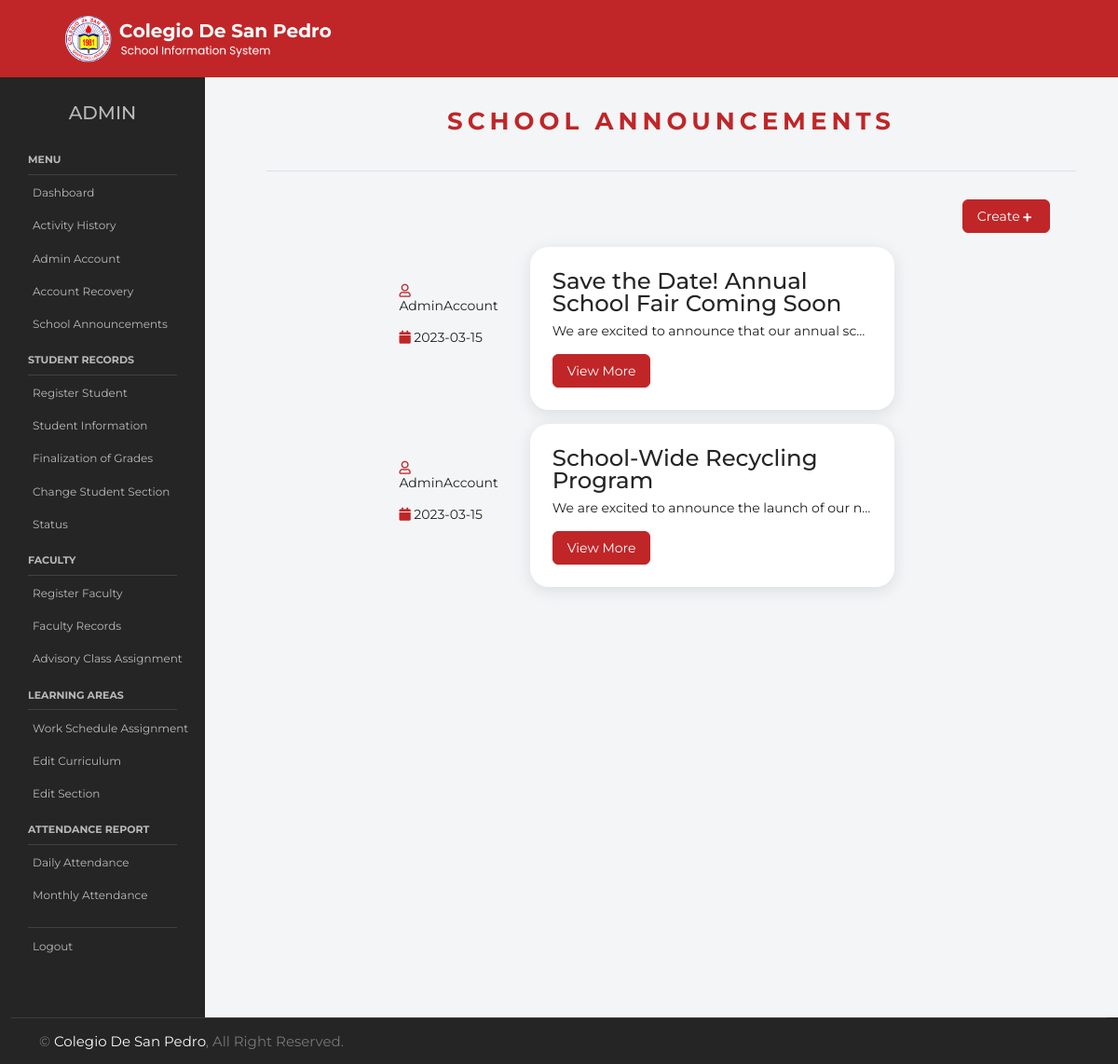
Screenshot of /admin/announcement.php (signed in) with the database file from the repository.
### tables this page shows
CREATE TABLE `announcement` (
  `ANC_ID` int(11) NOT NULL,
  `acadYear` varchar(45) DEFAULT NULL,
  `header` varchar(45) DEFAULT NULL,
  `date_posted` date DEFAULT NULL,
  `author` varchar(45) DEFAULT NULL,
  `date` varchar(45) DEFAULT NULL,
  `msg` longtext DEFAULT NULL
);

### admin/announcement.php (the view, shortened to what this page needs)
<?php
require_once("../assets/php/server.php");
if (!isset($_SESSION['AD_number'])) {
    header('Location: ../auth/login.php');
} else {
    $adminData = $mysqli->query("SELECT * FROM admin_accounts WHERE AD_number = '{$_SESSION['AD_number']}'");
    $admin = $adminData->fetch_assoc();
    $announcementData = $mysqli->query("SELECT * FROM announcement ORDER BY date_posted DESC");
}
?>
<!DOCTYPE html>
<html lang="en">
<head>
    <link href="https://cdnjs.cloudflare.com/ajax/libs/font-awesome/5.10.0/css/all.min.css" rel="stylesheet">
    <link href="https://cdn.jsdelivr.net/npm/bootstrap-icons@1.4.1/font/bootstrap-icons.css" rel="stylesheet">
    <link href="../assets/lib/animate/animate.min.css" rel="stylesheet">
    <link href="../assets/lib/owlcarousel/assets/owl.carousel.min.css" rel="stylesheet">
    <link href="../assets/lib/tempusdominus/css/tempusdominus-bootstrap-4.min.css" rel="stylesheet" />
    <link href="../assets/css/bootstrap.min.css" rel="stylesheet">
    <link href="../assets/css/style.css" rel="stylesheet">
    <link href="../assets/css/form-style.css" rel="stylesheet">
    <link href="../assets/css/admin/style.css" rel="stylesheet">
</head>
<body>
    <nav class="fixed-top align-items-top">
        <nav class="navbar navbar-expand-lg bg-primary navbar-light py-lg-0 px-lg-5">
            <img class="m-3" href="../index.php" src="../assets/img/logo.png" style="height: 50px; width:300px;" alt="Icon">
        </nav>
    </nav>
    <div class="container-scroller">
        <div class="container-fluid page-body-wrapper">
            <nav class="sidebar sidebar-offcanvas" id="sidebar">
                <ul class="nav">
                    <li class="nav-item" style="text-align:center; font-size: 20px; color: #b9b9b9; margin-top:20px;">ADMIN</li>
                    <li class="nav-item nav-category" style="color: #b9b9b9;">Menu</li>
                    <li class="nav-item">
                        <a class="nav-link" href="../admin/dashboard.php">
                            <span class="menu-title" style="color: #b9b9b9;">Dashboard</span>
                        </a>
                    </li>
                    <li class="nav-item">
                        <a class="nav-link" href="../admin/auditTrail.php">
                            <span class="menu-title" style="color: #b9b9b9;">Activity History</span>
                        </a>
                    </li>
                    <li class="nav-item">
                        <a class="nav-link" href="../admin/createAdmin.php">
                            <span class="menu-title" style="color: #b9b9b9;">Admin Account</span>
                        </a>
                    </li>
                    <li class="nav-item">
                        <a class="nav-link" href="../admin/resetPassword.php">
                            <span class="menu-title" style="color: #b9b9b9;">Account Recovery</span>
                        </a>
                    </li>
                    <li class="nav-item">
                        <a class="nav-link" href="../admin/announcement.php">
                            <span class="menu-title" style="color: #b9b9b9;">School Announcements</span>
                        </a>
                    </li>
                    <li class="nav-item nav-category" style="padding-top: 10px; color:#b9b9b9;">Student Records</li>
                    <li class="nav-item">
                        <a class="nav-link" href="../admin/addStudent.php">
                            <span class="menu-title" style="color: #b9b9b9;">Register Student</span>
                        </a>
                    </li>
                    <li class="nav-item">
                        <a class="nav-link" href="../admin/student.php">
                            <span class="menu-title" style="color: #b9b9b9;">Student Information</span>
                        </a>
                    </li>
                    <li class="nav-item">
                        <a class="nav-link" href="../admin/editgrades.php">
                            <span class="menu-title" style="color: #b9b9b9;">Finalization of Grades</span>
                        </a>
                    </li>
                    <li class="nav-item">
                        <a class="nav-link" href="../admin/editSection.php">
                            <span class="menu-title" style="color: #b9b9b9;">Change Student Section</span>
                        </a>
                    </li>
                    <li class="nav-item">
                        <a class="nav-link" href="../admin/movingUp.php">
                            <span class="menu-title" style="color: #b9b9b9;">Status</span>
                        </a>
                    </li>
                    <li class="nav-item nav-category" style="padding-top: 10px; color:#b9b9b9;">Faculty</li>
                    <li class="nav-item">
                        <a class="nav-link" href="../admin/addFaculty.php">
                            <span class="menu-title" style="color: #b9b9b9;">Register Faculty</span>
                        </a>
                    </li>
                    <li class="nav-item">
                        <a class="nav-link" href="../admin/faculty.php">
                            <span class="menu-title" style="color: #b9b9b9;">Faculty Records</span>
                        </a>
                    </li>
                    <li class="nav-item">
                        <a class="nav-link" href="../admin/assignAdvisory.php">
                            <span class="menu-title" style="color: #b9b9b9;">Advisory Class Assignment</span>
                        </a>
                    </li>
                    <li class="nav-item nav-category" style="padding-top: 10px; color:#b9b9b9;">Learning Areas</li>
                    <li class="nav-item">
                        <a class="nav-link" href="../admin/editlearningareas.php">
                            <span class="menu-title" style="color: #b9b9b9;">Work Schedule Assignment</span>
                        </a>
                    </li>
                    <li class="nav-item">
                        <a class="nav-link" href="../admin/modifyCurriculum.php">
                            <span class="menu-title" style="color: #b9b9b9;">Edit Curriculum</span>
                        </a>
                    </li>
                    <li class="nav-item">
                        <a class="nav-link" href="../admin/modifySection.php">
                            <span class="menu-title" style="color: #b9b9b9;">Edit Section</span>
                        </a>
                    </li>
                    <li class="nav-item nav-category" style="padding-top: 10px; color:#b9b9b9;">Attendance Report</li>
                    <li class="nav-item">
                        <a class="nav-link" href="../admin/dailyReports.php">
                            <span class="menu-title" style="color: #b9b9b9;">Daily Attendance</span>
                        </a>
                    </li>
                    <li class="nav-item">
                        <a class="nav-link" href="../admin/monthlyReports.php">
                            <span class="menu-title" style="color: #b9b9b9;">Monthly Attendance</span>
                        </a>
                    </li>
                    <li class="nav-item nav-category" style="padding-top: 10px;"></li>
                    <li class="nav-item">
                        <a class="nav-link" href="../auth/logout.php">
                            <span class="menu-title" style="color: #b9b9b9;">Logout</span>
                        </a>
                    </li>
                </ul>
            </nav>
            <div class="main-panel">
                <div class="content-wrapper">
                    <div class="row">
                        <div class="col-sm-12">
                            <div class="home-tab">
                                <div class="d-sm-flex align-items-center justify-content-between border-bottom">
                                    <div class="section-title text-center position-relative pb-3 mb-3 mx-auto">
                                        <h2 class="fw-bold text-primary text-uppercase">School Announcements</h2>
                                    </div>
                                </div>
                                <div style="text-align: right; margin-top: 30px; margin-right: 20px;">
                                    <button type="button" onclick="location.href='../admin/createAnnouncement.php'" style="color: #ffffff;" class="btn btn-primary me-2">Create <i class="fa fa-plus" style="font-size: 10px;"></i></button>
                                </div>
                                <section class="post-content-area" style="background-color: #f4f5f7;">
                                    <div class="container">
                                        <?php
                                        if (mysqli_num_rows($announcementData) > 0) {
                                            while ($announcement = $announcementData->fetch_assoc()) { ?>
                                                <div class="row col-lg-10" style="padding-top: 15px;">
                                                    <div class="col-lg-10 posts-list" style="margin-left: auto;">
                                                        <div class="single-post row">
                                                            <div class="col-lg-3  col-md-3 meta-details">
                                                                <div class="user-details row" style="margin-top: 40px;">
                                                                    <p class="user-name col-lg-12 col-md-12 col-6"><span class="far fa-user" style="color: #c02628;"> </span><a> <?php echo $admin['AD_name'] ?></a> </p>
                                                                    <p class="date col-lg-12 col-md-12 col-6"><span class="fa fa-calendar" style="color: #c02628;"> </span><a> <?php echo $announcement['date'] ?></a> </p>
                                                                </div>
                                                            </div>
                                                            <div class="col-lg-9">
                                                                <div class="card">
                                                                    <div class="card-body">
                                                                        <div class="col-lg-12 col-md-9 ">
                                                                            <a class="posts-title" href="../admin/viewAnnouncement.php?postID=<?php echo $announcement['ANC_ID'] ?>">
                                                                                <h3><?php echo $announcement['header'] ?></h3>
                                                                            </a>
                                                                            <p class="excert text-truncate">
                                                                                <?php
                                                                                if (empty($announcement['msg'])) {
                                                                                    echo "No Description";
                                                                                } else {
                                                                                    echo $announcement['msg'];
                                                                                }
                                                                                ?>
                                                                            </p>
                                                                            <button type="button" onclick="location.href='../admin/viewAnnouncement.php?postID=<?php echo $announcement['ANC_ID'] ?>'" class=" btn btn-primary me-2" name="">View More</button>
                                                                        </div>
                                                                    </div>
                                                                </div>
                                                            </div>
                                                        </div>
                                                    </div>
                                                </div>
                                            <?php }
                                        }
                                        ?>
                                    </div>
                                </section>
                            </div>
                        </div>
                    </div>
                </div>
            </div>
        </div>
    </div>
    <div class="container-fluid bg-dark text-body footer wow fadeIn" data-wow-delay="0.1s">
        <div class="container-fluid copyright" style="padding: 15px 0px 15px 0px;">
            <div class="container">
                <div class="row">
                    <div class="col-md-6 text-center text-md-start mb-3 mb-md-0">
                        &copy; <a href="#">Colegio De San Pedro</a>, All Right Reserved.
                    </div>
                </div>
            </div>
        </div>
    </div>
</body>
</html>

### assets/css/style.css (style rules this page uses)
:root { --primary: #c02628; --light: #f8f8f8; --dark: #252525; }
h1, h2, .h1, .h2, .fw-bold { font-weight: 600 !important; font-family: "Montserrat", sans-serif; }
h3, h4, .h3, .h4, .fw-medium { font-weight: 500 !important; font-family: "Montserrat", sans-serif; }
.btn { font-weight: 500; transition: 0.5s; }
.btn.btn-primary, .btn.btn-secondary { color: #ffffff; }
.section-title { color: var(--primary); font-weight: 600; letter-spacing: 5px; text-transform: uppercase; }
.footer .copyright { padding: 25px 0; font-size: 15px; border-top: 1px solid rgba(256, 256, 256, 0.1); }
.footer .copyright a { color: var(--light); }

### rows the page displays
announcement: date "2023-03-15", header "Save the Date! Annual School Fair Coming Soon", msg "We are excited to announce that our annual sc…"
announcement: date "2023-03-15", header "School-Wide Recycling Program", msg "We are excited to announce the launch of our n…"

### other values shown
$admin['AD_name'] "AdminAccount"
